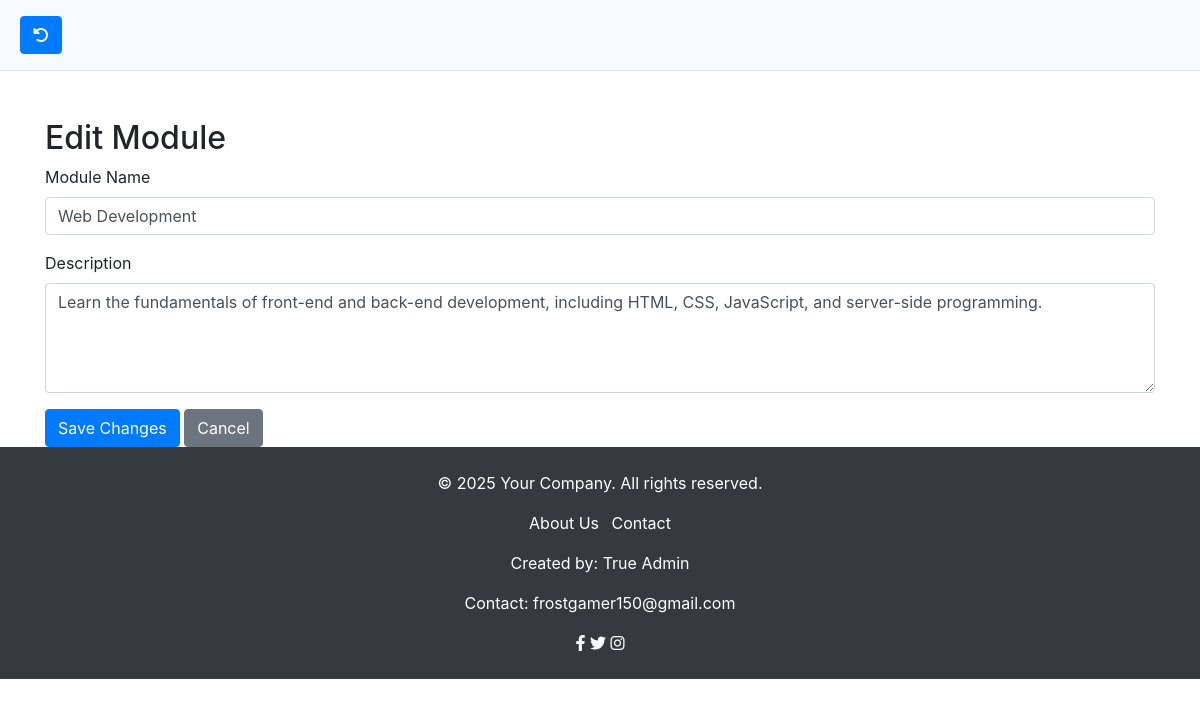
/includes/edit_module.php?id=4 (signed in), run on the app's committed database.
### tables this page shows
CREATE TABLE `modules` (
  `id` int(11) NOT NULL,
  `module_name` varchar(255) NOT NULL,
  `description` text DEFAULT NULL,
  `created_at` timestamp NOT NULL DEFAULT current_timestamp(),
  `updated_at` timestamp NOT NULL DEFAULT current_timestamp() ON UPDATE current_timestamp()
);

### includes/edit_module.php (called while the page is built, shortened)
<?php include '../templates/header.php'; ?>
<?php
require 'db_connection.php';
if (isset($_GET['id'])) {
    $id = intval($_GET['id']);
    $stmt = $pdo->prepare("SELECT * FROM modules WHERE id = ?");
    $stmt->execute([$id]);
    $module = $stmt->fetch();
} else {
    echo "Invalid request.";
    exit;
}
$formTitle = "Edit Module";
$submitButtonText = "Save Changes";
include '../templates/module.html.php';
?>
<?php include '../templates/footer.php'; ?>

### templates/module.html.php (the view, shortened to what this page needs)
<!DOCTYPE html>
<html lang="en">
<head>
    <link href="https://stackpath.bootstrapcdn.com/bootstrap/4.5.2/css/bootstrap.min.css" rel="stylesheet">
</head>
<body>
<div class="container mt-5">
    <h2><?php echo htmlspecialchars($formTitle); ?></h2>
    <form method="post" action="">
        <div class="mb-3">
            <label for="module_name" class="form-label">Module Name</label>
            <input
                type="text"
                id="module_name"
                name="module_name"
                class="form-control"
                value="<?php echo htmlspecialchars($module['module_name'] ?? ''); ?>"
                required
            >
        </div>
        <div class="mb-3">
            <label for="description" class="form-label">Description</label>
            <textarea
                id="description"
                name="description"
                class="form-control"
                rows="4"
                required
            ><?php echo htmlspecialchars($module['description'] ?? ''); ?></textarea>
        </div>
        <button type="submit" class="btn btn-primary"><?php echo htmlspecialchars($submitButtonText); ?></button>
        <a href="admin.php?view=modules" class="btn btn-secondary">Cancel</a>
    </form>
</div>
</body>
</html>

### templates/header_style.css (style rules this page uses)
* { margin: 0; padding: 0; box-sizing: border-box; }
.btn { display: inline-block; padding: 10px 15px; text-decoration: none; color: #fff; background-color: #007bff; border-radius: 25px; font-weight: bold; }

### data on the page
modules: module_name "Web Development", description "Learn the fundamentals of front-end and back-end development, including HTML, CSS, JavaScript, and server-side programming."

### other printed values
$formTitle "Edit Module"
$submitButtonText "Save Changes"
